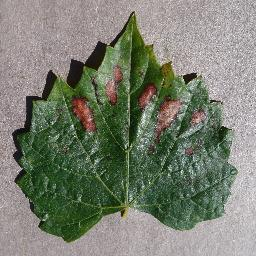
#> input picture grape_base/black_measles/0279ec2c-5470-47e8-b1ba-79442bd323bb___FAM_B.Msls 4396_flipLR.JPG, 256 x 256 px, found by its file name; its folder holds 3 pictures in this run
$ jupyter execute --allow-errors SIFT.ipynb
#> lines starting #> are read from the running program, lines starting #| are printed output that depends on the picture; pictures that were not available may be replaced by others from this repository, and a replacement may not be noted
### visao.py
import os
import numpy as np
import cv2
import matplotlib.pyplot as plt

def gravar_arquivo_arff(base_teste, classes):
    tam = len(base_teste[0][0])
    file = open('leaf_deseases.arff','w')

    file.write('@relation leaf_deseases\n')
    for i in range(tam):
        file.write('@attribute '+ str(i) +' NUMERIC\n')

    file.write('@attribute classes {')

    a = set(classes)

    for i in a:
        file.write(str(i)+',')

    file.write('}')

    for i in range(tam):
         len(set(classes))

    file.write('\n@data\n')

    for item in base_teste:
        for i in range(len(item[0])):
            file.write("%s," % str(item[0][i]))
        file.write("%s\n" % item[1])

    file.close()
    print('arquivo gravado')

# [140 lines left out: functions histograma, distancia, lbp, histograma_tons_cinza, extrair_caracteristica, extrair_caracteristica2 and 1 more, not called in this run]

### SIFT.ipynb
[cell 1]
import cv2
import numpy as np
from visao import gravar_arquivo_arff, lbp, histograma_tons_cinza, distancia

[cell 2]
import os

BASE_PATH = './grape_base/'
black_measles_imgs = os.listdir(BASE_PATH+'black_measles')
black_measles_imgs = [BASE_PATH+'black_measles/'+img for img in black_measles_imgs]

leaf_blight_imgs = os.listdir(BASE_PATH+'leaf_blight')
leaf_blight_imgs = [BASE_PATH+'leaf_blight/'+img for img in leaf_blight_imgs]

black_rot_imgs = os.listdir(BASE_PATH+'black_rot')
black_rot_imgs = [BASE_PATH+'black_rot/'+img for img in black_rot_imgs]

healthy_imgs = os.listdir(BASE_PATH+'healthy')
classes_dict = {}
healthy_imgs = [BASE_PATH+'healthy/'+img for img in healthy_imgs]

[cell 3]
def distancia(a, b):
    M = len(a)
    soma = 0
    for i in range(M):
        soma = soma + ((a[i]-b[i])**2)
    return np.sqrt(soma)

[cell 4]
import numpy as np
import cv2
from matplotlib import pyplot as plt

img = cv2.imread(healthy_imgs[0],0)
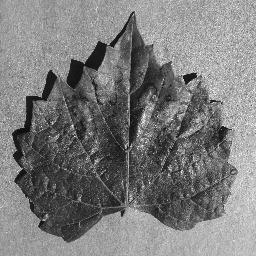
#> img: shape (256, 256); min 0, max 255, mean 124

# Initiate SIFT detector
#orb = cv2.ORB_create() #ORB é a versão não patenteada
sift = cv2.xfeatures2d.SIFT_create()

# encontrando os pontos-de-interesse
kp = sift.detect(img,None)
#> kp = 464 keypoints; strongest (x, y, size): (189, 77, 6.3), (212, 101, 2.1), (178, 128, 2), (113, 44, 3.7)

# computando o vetor-de-característica para cada ponto dectado no passo anterior
kp, des = sift.compute(img, kp)

#desenhando os pontos na imagem
img2 = cv2.drawKeypoints(img, kp, None)
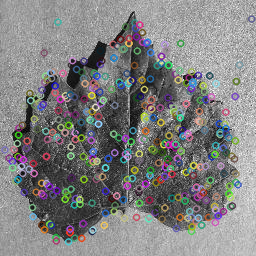
#> img2: shape (256, 256, 3); mean of channels 0, 1, 2 128, 127.7, 127.9; drawn as B, G, R

[cell 5]
from sklearn.cluster import KMeans
from sklearn import metrics

K = 10
kmeans_model = KMeans(n_clusters=K).fit(des) #des são os vetores-de-características

palavras = np.array(kmeans_model.cluster_centers_)

print(palavras)
#> (printed output is left out)

[cell 6]
#sift
def extrair_caracteristica(img):
    sift = cv2.xfeatures2d.SIFT_create()
    # encontrando os pontos-de-interesse
    kp = sift.detect(img,None)
    #print('Qtde Pontos Detectados: ', len(kp))
    # computando o vetor-de-característica para cada ponto dectado no passo anterior
    kp, des = sift.compute(img, kp)
    pontos_rotulados = []

    for ponto in des:
        min = 9999
        label = -1
        for i in range(len(palavras)):
            dist = distancia(ponto, palavras[i])
            if(dist < min):
                min = dist
                label = i
        pontos_rotulados.append(label)

    hist = np.zeros(10)

    for i in pontos_rotulados:
        hist[i] += 1

    return hist

[cell 7]
img = cv2.imread(black_measles_imgs[2])
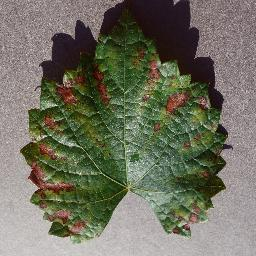
#> input picture grape_base/black_measles/25290685-5144-4082-bc56-daf5237091d6___FAM_B.Msls 3884_flipLR.JPG, 256 x 256 px
#> img is the input picture: shape (256, 256, 3); mean B, G, R 95.4, 111.6, 111.4
c = extrair_caracteristica(img)
#> in extrair_caracteristica, `kp = sift.detect(img,None)`: kp = 444 keypoints; strongest (x, y, size): (71, 144, 4), (180, 225, 2.6), (65, 78, 3.7), (34, 177, 6.7)
#> the loop in extrair_caracteristica, `for i in pontos_rotulados:` made 444 passes
#> i on passes 1 to 3: 6, 7, 7
print(c)
#| [31. 55. 59. 37. 46. 37. 49. 48. 35. 47.]

[cell 8]
all_image_paths = [healthy_imgs, black_measles_imgs, leaf_blight_imgs, black_rot_imgs]

base_leaf_deseases = []
classes = []

#extraindo as características das imagens na base de dados
for i in range(len(all_image_paths)):
    for img_path in all_image_paths[i]:
        imagem = cv2.imread(img_path)
#> imagem is the input picture: shape (256, 256, 3); mean B, G, R 112.6, 127.2, 122
        caracteristica = extrair_caracteristica(imagem)
#> the loop in extrair_caracteristica (call 2), `for i in pontos_rotulados:` made 464 passes
#> i on passes 1 to 3: 5, 6, 4
        classes.append(i)
        base_leaf_deseases.append((caracteristica, i))
    print('Ending class '+str(i))

gravar_arquivo_arff(base_leaf_deseases, classes)
